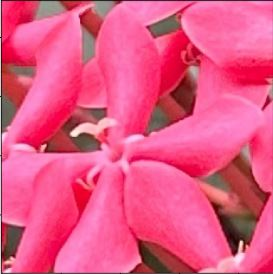
#> input picture LabAct3/flower.jpg, 273 x 274 px, found by its file name
$ python LabAct3_OpenCV.py
#> lines starting #> are read from the running program, lines starting #| are printed output that depends on the picture
import cv2
import numpy as np
import matplotlib.pyplot as plt
from skimage import exposure

# Read an image
img = cv2.imread('E:/PLM CET SUBJECTS/Digital Image Processing/flower.jpg')
#> img is the input picture: shape (274, 273, 3); mean B, G, R 133.4, 86.6, 228.6

# Display the original image
plt.figure()
plt.imshow(cv2.cvtColor(img, cv2.COLOR_BGR2RGB))
plt.title('Original Image')
plt.show()

# Convert to grayscale if the image is RGB
if len(img.shape) == 3:
    img_gray = cv2.cvtColor(img, cv2.COLOR_BGR2GRAY)
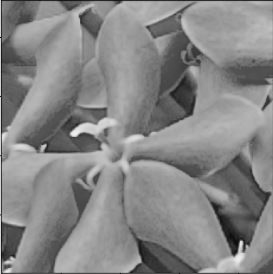
#> img_gray: shape (274, 273); min 8, max 243, mean 134.4
else:
    img_gray = img

# Display the grayscale image
plt.figure()
plt.imshow(img_gray, cmap='gray')
plt.title('Grayscale Image')
plt.show()

# Contrast enhancement using imadjust equivalent in Python
img_contrast_enhanced = exposure.rescale_intensity(img_gray, in_range=(img_gray.min(), img_gray.max()))

# Display the contrast-enhanced image
plt.figure()
plt.imshow(img_contrast_enhanced, cmap='gray')
plt.title('Contrast Enhanced Image (imadjust)')
plt.show()

# Histogram equalization
img_histeq = cv2.equalizeHist(img_gray)
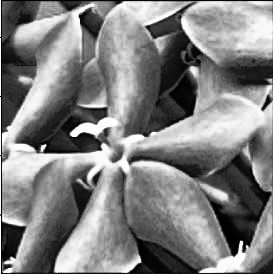
#> img_histeq: shape (274, 273); min 0, max 255, mean 128.7

# Display the histogram equalized image
plt.figure()
plt.imshow(img_histeq, cmap='gray')
plt.title('Equalized Image')
plt.show()

# Filtering using average filter
h_avg = np.ones((5, 5), np.float32) / 25
img_avg_filtered = cv2.filter2D(img_gray, -1, h_avg)
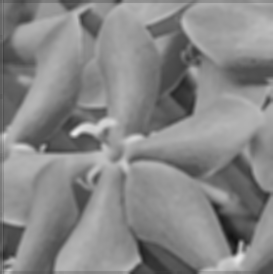
#> img_avg_filtered: shape (274, 273); min 18, max 232, mean 134.5

# Display the average filtered image
plt.figure()
plt.imshow(img_avg_filtered, cmap='gray')
plt.title('Filtered Image (Average)')
plt.show()

# Filtering using median filter
img_median_filtered = cv2.medianBlur(img_gray, 5)

# Display the median filtered image
plt.figure()
plt.imshow(img_median_filtered, cmap='gray')
plt.title('Filtered Image (Median)')
plt.show()

# Display histograms for comparison
fig, axes = plt.subplots(3, 2, figsize=(12, 8))

axes[0, 0].hist(img_gray.ravel(), bins=256, histtype='step', color='black')
axes[0, 0].set_title('Histogram of Grayscale')

axes[0, 1].imshow(img_gray, cmap='gray')
axes[0, 1].set_title('Grayscale Image')

axes[1, 0].hist(img_contrast_enhanced.ravel(), bins=256, histtype='step', color='black')
axes[1, 0].set_title('Histogram of Enhanced Image')

axes[1, 1].imshow(img_contrast_enhanced, cmap='gray')
axes[1, 1].set_title('Contrast Enhanced Image')

axes[2, 0].hist(img_histeq.ravel(), bins=256, histtype='step', color='black')
axes[2, 0].set_title('Histogram of Equalized Image')

axes[2, 1].imshow(img_histeq, cmap='gray')
axes[2, 1].set_title('Equalized Image')

fig.tight_layout()
plt.show()
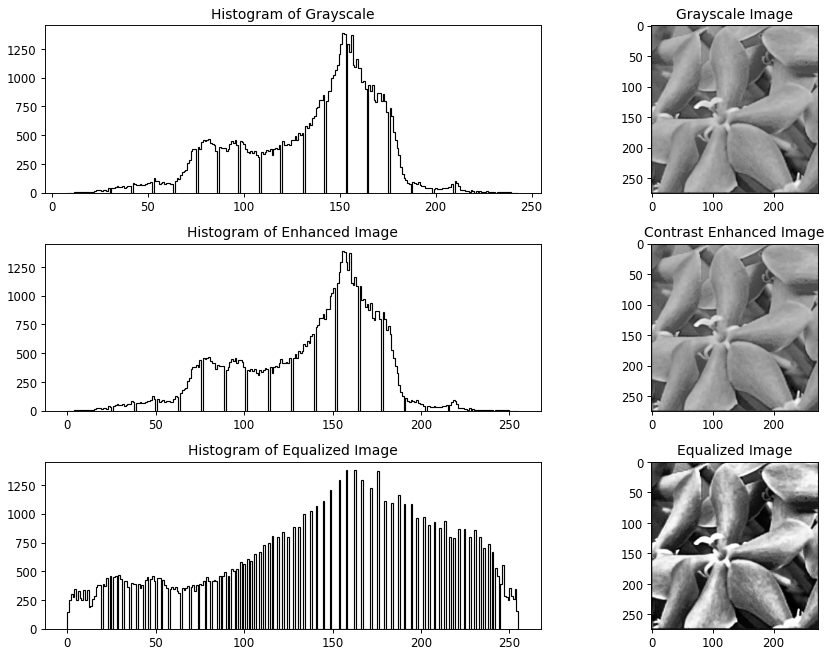
#> figure drawn by matplotlib, 6 panels

# Display histograms for filtered images
fig, axes = plt.subplots(2, 2, figsize=(12, 8))

axes[0, 0].hist(img_avg_filtered.ravel(), bins=256, histtype='step', color='black')
axes[0, 0].set_title('Histogram of Average Filtered')

axes[0, 1].imshow(img_avg_filtered, cmap='gray')
axes[0, 1].set_title('Average Filtered Image')

axes[1, 0].hist(img_median_filtered.ravel(), bins=256, histtype='step', color='black')
axes[1, 0].set_title('Histogram of Median Filtered')

axes[1, 1].imshow(img_median_filtered, cmap='gray')
axes[1, 1].set_title('Median Filtered Image')

fig.tight_layout()
plt.show()
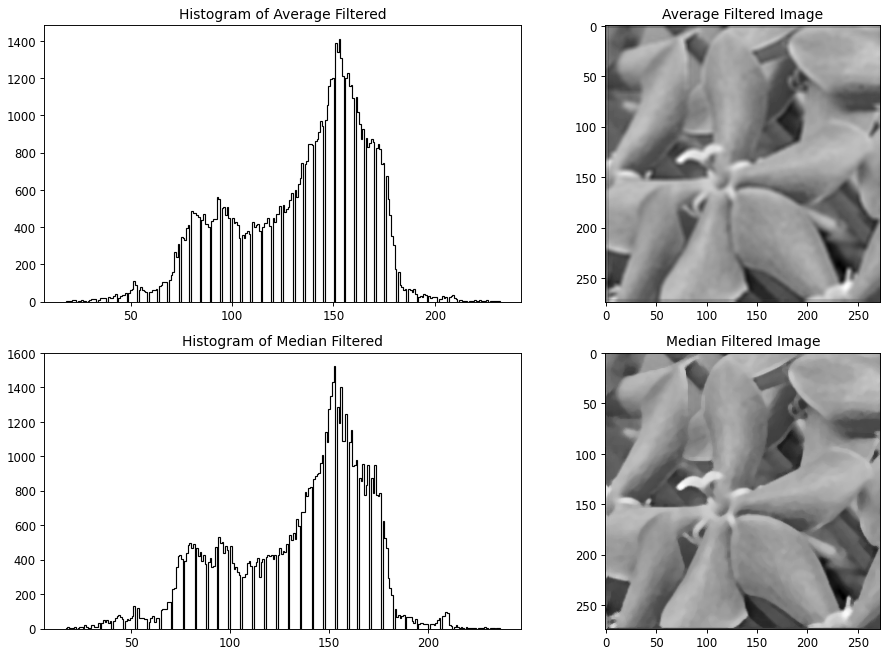
#> figure drawn by matplotlib, 4 panels
